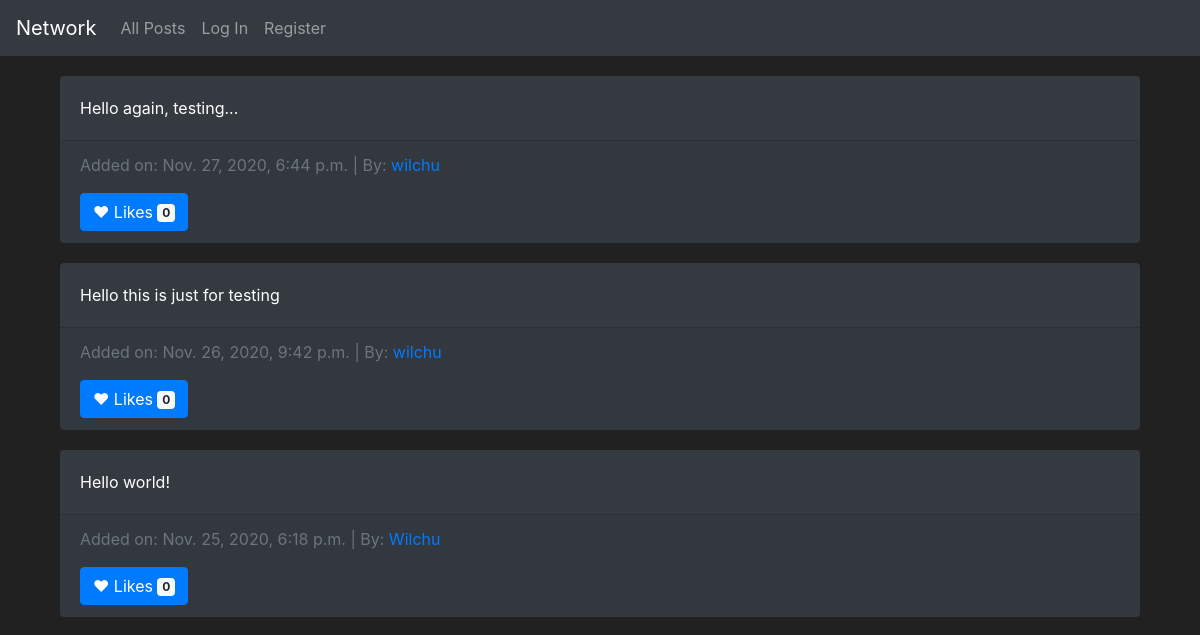
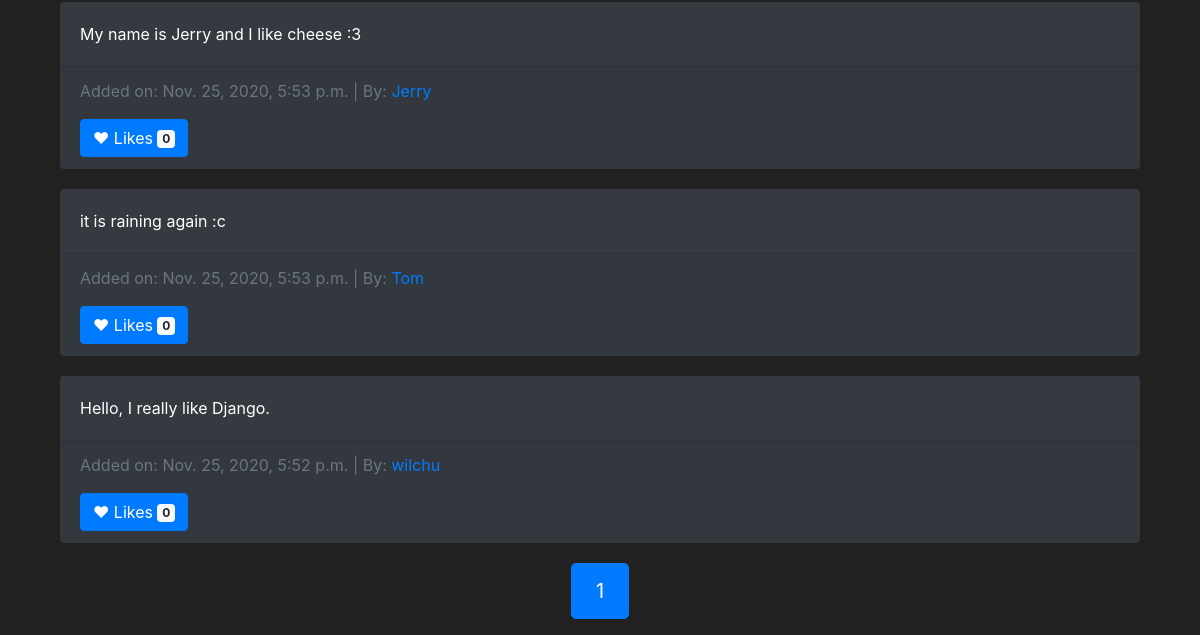
Before: / with the older database file (2 pictures, top to bottom).
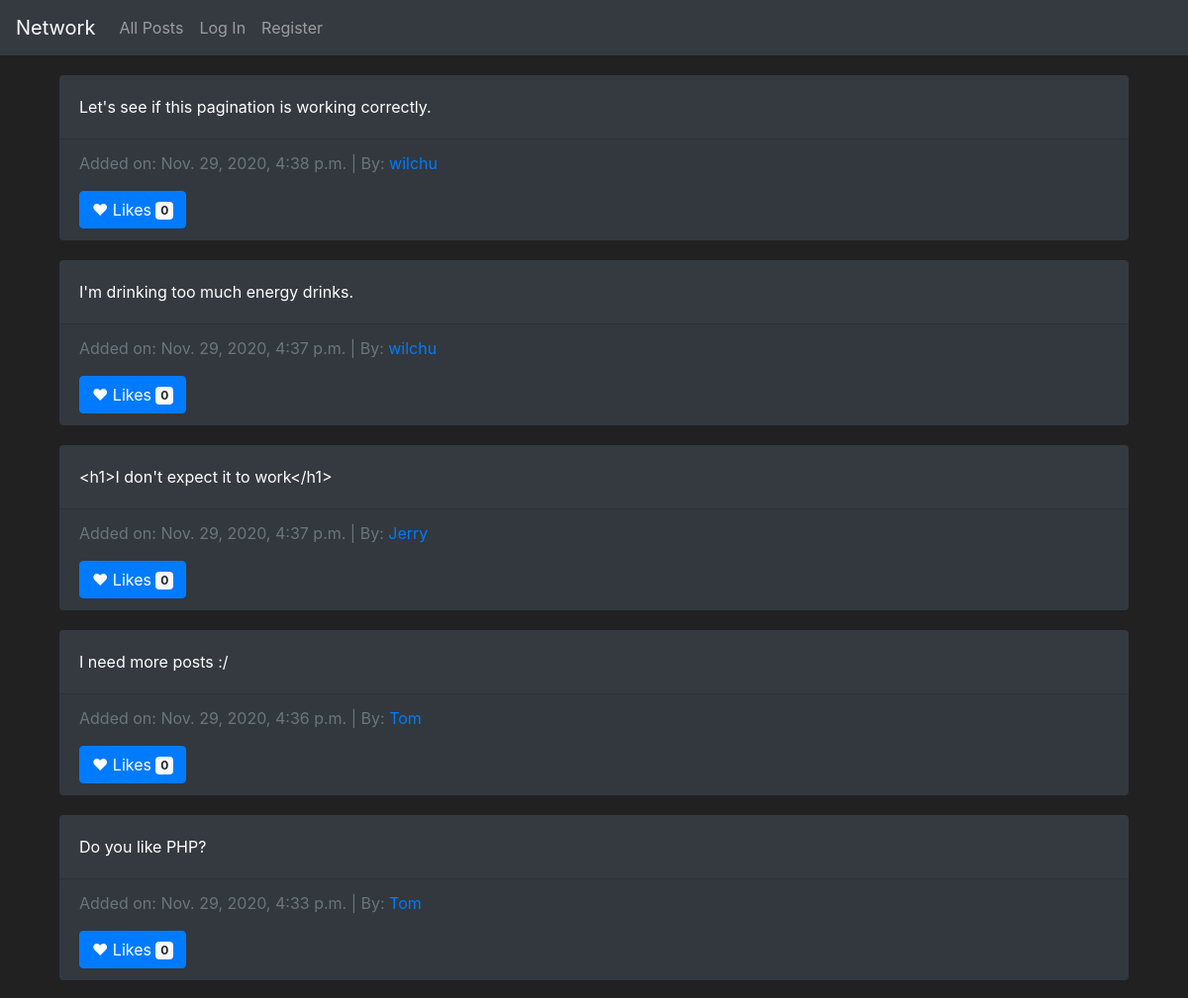
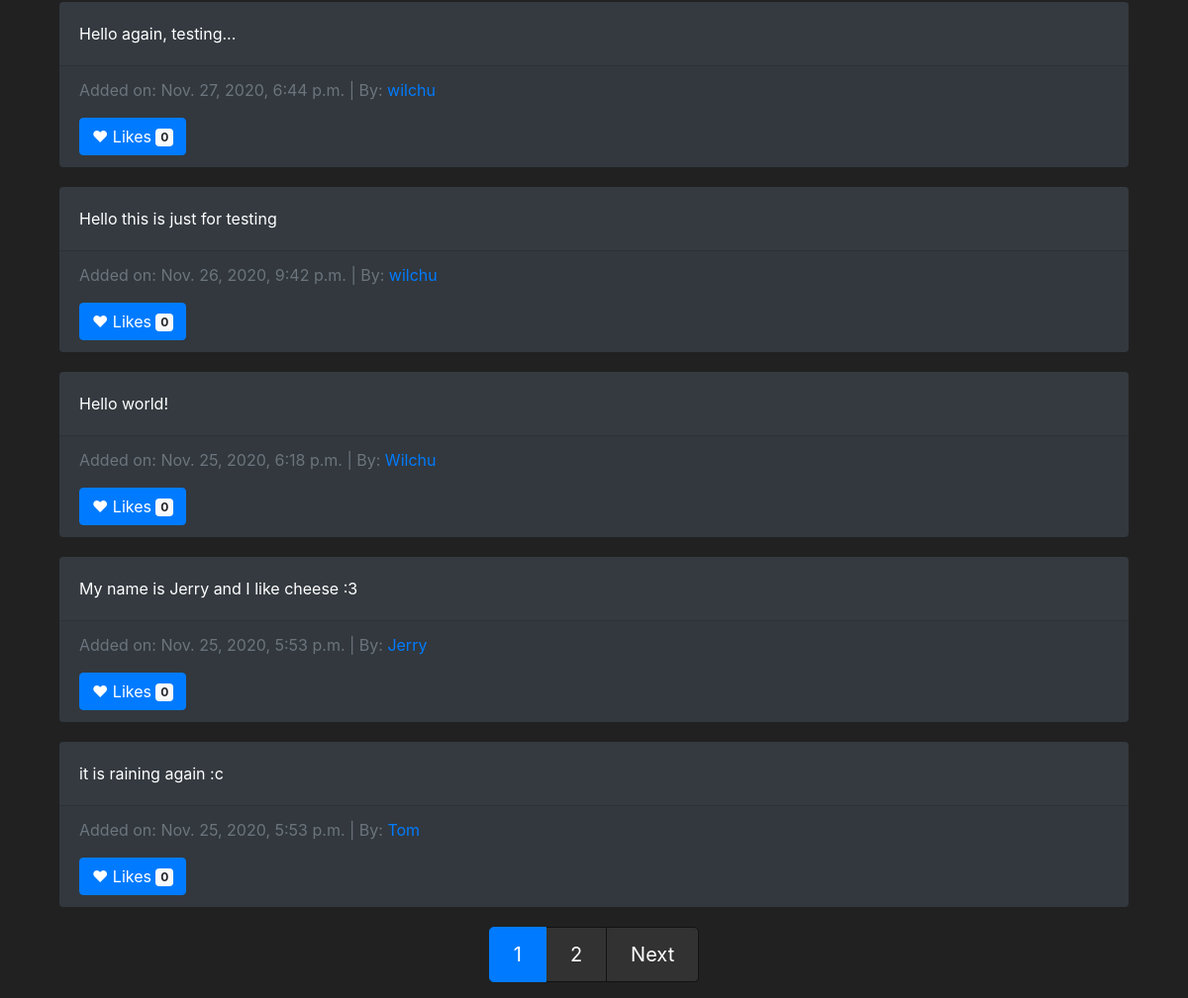
After: the same page with the newer database file (2 pictures, top to bottom).
### network/models.py (models this page shows, shortened)
class Posts(models.Model):
    post_owner = models.ForeignKey(User, on_delete=models.CASCADE, related_name="post_owner")
    post_content = models.CharField(max_length=2000)
    post_likes = models.IntegerField(default=0)
    post_date = models.DateTimeField(auto_now_add=True)

class User(AbstractUser):
    followers = models.IntegerField(default=0)
    following = models.IntegerField(default=0)

### network/views.py (the view, shortened to what this page needs)
# urls.py: path("", views.index, name="index"),
def index(request):
    all_posts = Posts.objects.all().order_by('-post_date')
    paginator = Paginator(all_posts, 10)
    try:
        page = paginator.page(request.GET.get('page', 1))
    except EmptyPage:
        page = paginator.page(1)
    return render(request, "network/index.html", {
        "all_posts": page
    })

### network/templates/network/index.html (shortened to what this page needs)
{% extends "network/layout.html" %}
{% block body %}
    <section>
        <div class="container">
            {% for post in all_posts %}
            <div class="card bg-dark text-white">
                <div class="card-body">
                  <p class="card-text">{{ post.post_content }}</p>
                </div>
                <div class="card-footer text-muted">
                  <p>Added on: {{ post.post_date }} | By: <a href="{% url 'profil' post.post_owner.id %}">{{ post.post_owner }}</a></p>
                  <button type="button" class="btn btn-primary">
                    &hearts; Likes <span class="badge badge-light">{{ post.post_likes }}</span>
                  </button>
                </div>
              </div>
            {% endfor %}
        </div>
    </section>
    <section style="margin-top: 20px;">
      <nav aria-label="Posts pagination">
        <ul class="pagination justify-content-center pagination-lg">
          {% for page in all_posts.paginator.page_range %}
            <li class="page-item {% if page == all_posts.number %} active {% endif %}">
              <a class="page-link" href="{% url 'index' %}?page={{ page }}">{{ page }}</a>
            </li>
          {% endfor %}
          {% if all_posts.has_next %}
            <li class="page-item">
              <a class="page-link" href="{% url 'index' %}?page={{ all_posts.next_page_number }}">Next</a>
            </li>
          {% endif %}
        </ul>
      </nav>
    </section>
{% endblock %}

### network/templates/network/layout.html (shortened to what this page needs)
{% load static %}
<!DOCTYPE html>
<html lang="en">
    <head>
        <link rel="stylesheet" href="https://stackpath.bootstrapcdn.com/bootstrap/4.4.1/css/bootstrap.min.css">
        <link href="{% static 'network/styles.css' %}" rel="stylesheet">
    </head>
    <body>
        <nav class="navbar navbar-expand-lg navbar-dark bg-dark">
            <a class="navbar-brand" href="#">Network</a>
            <div>
              <ul class="navbar-nav mr-auto">
                <li class="nav-item">
                  <a class="nav-link" href="{% url 'index' %}">All Posts</a>
                </li>
                {% if user.is_authenticated %}
                    <li class="nav-item">
                        <a class="nav-link" href="{% url 'following' %}">Following</a>
                    </li>
                    <li class="nav-item">
                        <a class="nav-link" href="{% url 'logout' %}">Log Out</a>
                    </li>
                {% else %}
                    <li class="nav-item">
                        <a class="nav-link" href="{% url 'login' %}">Log In</a>
                    </li>
                    <li class="nav-item">
                        <a class="nav-link" href="{% url 'register' %}">Register</a>
                    </li>
                {% endif %}
              </ul>
            </div>
          </nav>
        <div class="body container">
            {% block body %}
            {% endblock %}
        </div>
    </body>
</html>

### network/static/network/styles.css (style rules this page uses)
body { background-color: #212121; color: #fff !important; }
.card { margin-top: 20px; border: none; }
.page-link { color: #fff; background-color: #323232; border-color: #121212; }

Changed rows visible on the page:
no longer on this page (row unchanged): Posts: post_content "Hello, I really like Django.", post_date "Nov. 25, 2020, 5:52 p.m.", post_owner "wilchu", post_likes "0"
added Posts: post_content "Let's see if this pagination is working correctly.", post_date "Nov. 29, 2020, 4:38 p.m.", post_owner "wilchu", post_likes "0"
added Posts: post_content "I'm drinking too much energy drinks.", post_date "Nov. 29, 2020, 4:37 p.m.", post_owner "wilchu", post_likes "0"
added Posts: post_content "<h1>I don't expect it to work</h1>", post_date "Nov. 29, 2020, 4:37 p.m.", post_owner "Jerry", post_likes "0"
added Posts: post_content "I need more posts :/", post_date "Nov. 29, 2020, 4:36 p.m.", post_owner "Tom", post_likes "0"
added Posts: post_content "Do you like PHP?", post_date "Nov. 29, 2020, 4:33 p.m.", post_owner "Tom", post_likes "0"
Other visible differences:
new list line: "2"
text now shown: "Next"
